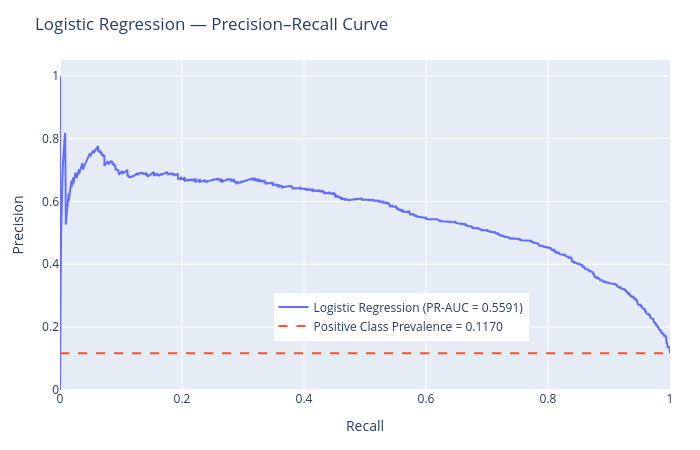

Notebook code cell kept with this figure:
### Code cell
from sklearn.metrics import precision_recall_curve, average_precision_score

# Calculate Precision-Recall values
precision, recall, pr_thresholds = precision_recall_curve(
    y_test,
    y_prob_logistic
)

# Calculate Average Precision / PR-AUC
logistic_pr_auc = average_precision_score(
    y_test,
    y_prob_logistic
)

# Create interactive Precision-Recall curve
fig = go.Figure()

fig.add_trace(
    go.Scatter(
        x=recall,
        y=precision,
        mode="lines",
        name=f"Logistic Regression (PR-AUC = {logistic_pr_auc:.4f})",
        hovertemplate=(
            "Recall: %{x:.4f}<br>"
            "Precision: %{y:.4f}"
            "<extra></extra>"
        )
    )
)

# Positive-class prevalence baseline
positive_prevalence = y_test.mean()

fig.add_trace(
    go.Scatter(
        x=[0, 1],
        y=[positive_prevalence, positive_prevalence],
        mode="lines",
        name=f"Positive Class Prevalence = {positive_prevalence:.4f}",
        line=dict(dash="dash")
    )
)

fig.update_layout(
    title="Logistic Regression — Precision–Recall Curve",
    xaxis_title="Recall",
    yaxis_title="Precision",
    xaxis=dict(range=[0, 1]),
    yaxis=dict(range=[0, 1.05]),
    width=700,
    height=450,
    margin=dict(l=60, r=30, t=60, b=60),
    legend=dict(
        x=0.35,
        y=0.15
    )
)

fig.show()

print(f"Logistic Regression PR-AUC: {logistic_pr_auc:.4f}")
print(f"Positive class prevalence: {positive_prevalence:.4f}")

### Figure 1 — Plotly figure (JSON) as saved in the notebook; plotly's stock layout.template omitted (floating-point values rounded to 4 significant figures; data arrays with more than 128 entries replaced by an {"elided": "..."} marker saying what was removed)
{"data": [{"hovertemplate": "Recall: %{x:.4f}<br>Precision: %{y:.4f}<extra></extra>", "mode": "lines", "name": "Logistic Regression (PR-AUC = 0.5591)", "type": "scatter", "x": {"elided": "9044 float values"}, "y": {"elided": "9044 float values"}}, {"line": {"dash": "dash"}, "mode": "lines", "name": "Positive Class Prevalence = 0.1170", "type": "scatter", "x": [0, 1], "y": [0.117, 0.117]}], "layout": {"height": 450, "legend": {"x": 0.35, "y": 0.15}, "margin": {"b": 60, "l": 60, "r": 30, "t": 60}, "title": {"text": "Logistic Regression — Precision–Recall Curve"}, "width": 700, "xaxis": {"range": [0, 1], "title": {"text": "Recall"}}, "yaxis": {"range": [0, 1.05], "title": {"text": "Precision"}}}}
